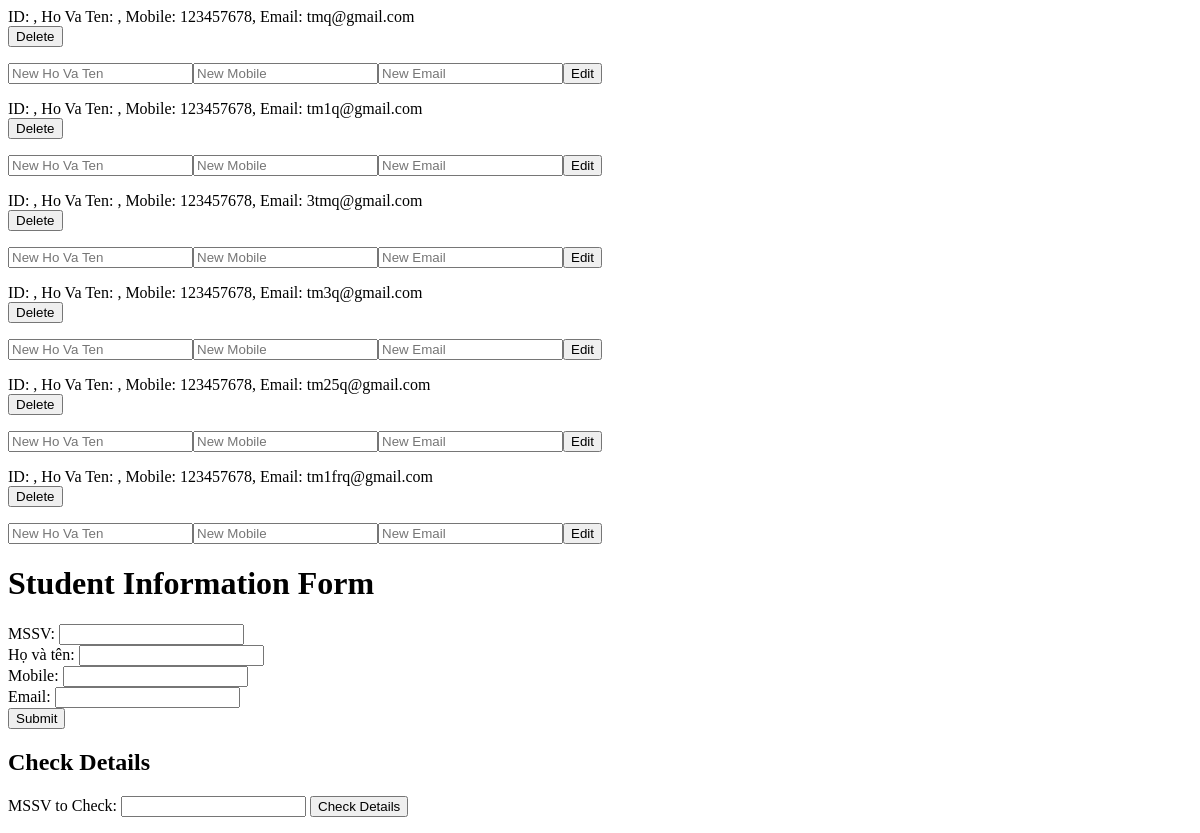
Page /lab6/database.php on the earlier database version.
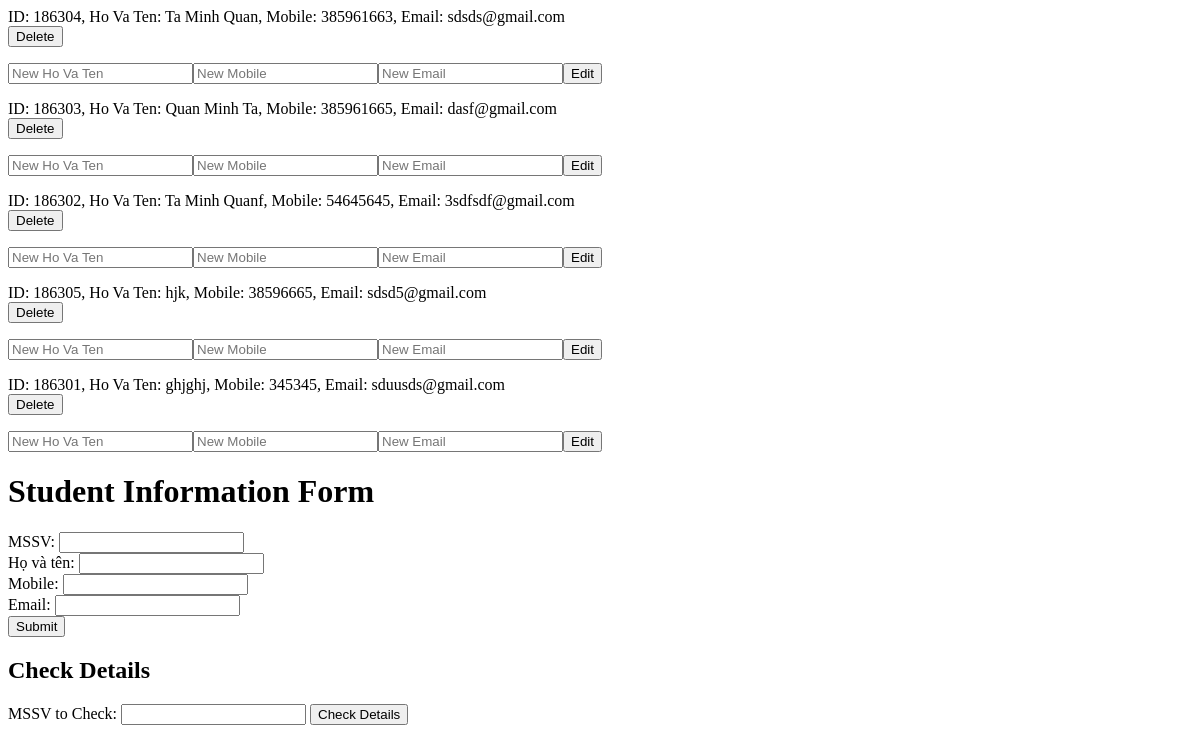
Same page on the later database version.
### tables this page shows
CREATE TABLE `students` (
  `mssv` int(6) DEFAULT NULL,
  `hovaten` varchar(30) DEFAULT NULL,
  `mobile` int(10) DEFAULT NULL,
  `email` varchar(30) DEFAULT NULL
);

### lab6/database.php (the view, shortened to what this page needs)
<?php
$servername = "localhost";
$username = "root";
$password = "";
$dbname = "nung";
$conn = new mysqli($servername, $username, $password,$dbname);
$sql = "SELECT * FROM students";
$result = mysqli_query($conn,$sql);
if(mysqli_num_rows($result) > 0){
    while($row = mysqli_fetch_array($result)){
        echo 'ID: ' . $row['mssv'];
        echo ', Ho Va Ten: ' . $row['hovaten'];
        echo ', Mobile: ' . $row['mobile'];
        echo ', Email: ' . $row['email'];
        echo '<form action="database.php" method="post">';
        echo '<input type="submit" value="Delete">';
        echo '</form>';
        echo '<form action="database.php" method="post">';
        echo '<input type="text" name="edit_hovaten" placeholder="New Ho Va Ten">';
        echo '<input type="text" name="edit_mobile" placeholder="New Mobile">';
        echo '<input type="email" name="edit_email" placeholder="New Email">';
        echo '<input type="submit" value="Edit">';
        echo '</form>';
    }
}
?>
<!DOCTYPE html>
<html lang="en">
<head>
</head>
<body>
    <h1>Student Information Form</h1>
    <form action="database.php" method="post">
        <label for="mssv">MSSV:</label>
        <input type="text" id="mssv" name="mssv" required><br>
        <label for="hovaten">Họ và tên:</label>
        <input type="text" id="hovaten" name="hovaten" required><br>
        <label for="mobile">Mobile:</label>
        <input type="text" id="mobile" name="mobile" required><br>
        <label for="email">Email:</label>
        <input type="email" id="email" name="email" required><br>
        <input type="submit" value="Submit">
    </form>
    <h2>Check Details</h2>
    <form action="database.php" method="post">
        <label for="mssv_to_check">MSSV to Check:</label>
        <input type="text" id="mssv_to_check" name="mssv_to_check" required>
        <input type="submit" name="check_details" value="Check Details">
    </form>
</body>
</html>

Differences in the rows shown:
removed students: mobile "123457678", email "tmq@gmail.com"
removed students: mobile "123457678", email "tm1q@gmail.com"
removed students: mobile "123457678", email "3tmq@gmail.com"
removed students: mobile "123457678", email "tm3q@gmail.com"
removed students: mobile "123457678", email "tm25q@gmail.com"
removed students: mobile "123457678", email "tm1frq@gmail.com"
added students: mssv "186304", hovaten "Ta Minh Quan", mobile "385961663", email "sdsds@gmail.com"
added students: mssv "186303", hovaten "Quan Minh Ta", mobile "385961665", email "dasf@gmail.com"
added students: mssv "186302", hovaten "Ta Minh Quanf", mobile "54645645", email "3sdfsdf@gmail.com"
added students: mssv "186305", hovaten "hjk", mobile "38596665", email "sdsd5@gmail.com"
added students: mssv "186301", hovaten "ghjghj", mobile "345345", email "sduusds@gmail.com"
